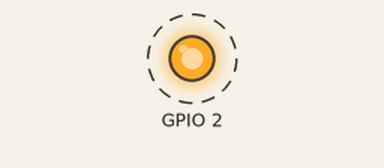
The sketch below on a simulated ESP32. Shown: output pins drawn as LEDs (lit = HIGH). Dashed ring = blinking. What the sketch prints to the serial monitor is not drawn.

Above: at 0.2 s.
Timing chart, 0 to 3.0 s (numbered marks = the images above):
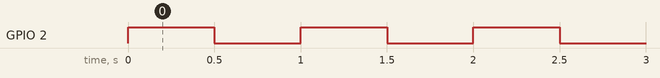

The sketch:

TwoCore.ino
```cpp
// Demonstrate running tasks on both cores
// For more details see:
// https://docs.espressif.com/projects/esp-idf/en/v4.3/esp32/api-reference/system/freertos.html

// Mutexs are done using semaphores:
// SemaphoreHandle_t baton;
// xSemaphoreTake(baton, portMAX_DELAY); // to acquire a semaphore
// xSemaphoreGive(baton); // to release the baton again


TaskHandle_t Task1;

void codeForTask1(void* Parameter)
{
  for (;;) {
    Serial.printf("Task1 running on core %d\n", xPortGetCoreID());
    delay(1000);
  }
}

void setup() {
  Serial.begin(115200);
  Serial.println("FlashLED started");

  // Set up the built in LED pin
  pinMode(2, OUTPUT);

  // Create the parallel task
  xTaskCreatePinnedToCore(
    codeForTask1, // task function
    "Task1",      // task name
    1000,         // task stack size
    NULL,         // task parameter
    1,            // task priority
    &Task1,       // task handle
    0             // Core
  );
}

void loop() {
  Serial.printf("BlinkLED running on core %d\n", xPortGetCoreID());
  digitalWrite(2, HIGH);
  delay(500);
  digitalWrite(2, LOW);
  delay(500);
}
```

Measured:
- by itself, GPIO 2: alternates HIGH for 0.50 s and LOW for 0.50 s
